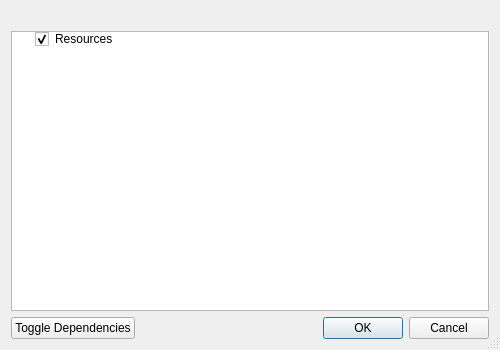
<?xml version="1.0" encoding="UTF-8"?>
<ui version="4.0">
 <class>ReviewMessageBox</class>
 <widget class="QDialog" name="ReviewMessageBox">
  <property name="geometry">
   <rect>
    <x>0</x>
    <y>0</y>
    <width>500</width>
    <height>350</height>
   </rect>
  </property>
  <property name="sizeGripEnabled">
   <bool>true</bool>
  </property>
  <property name="modal">
   <bool>true</bool>
  </property>
  <layout class="QGridLayout" name="gridLayout">
   <item row="2" column="0">
    <widget class="QTreeWidget" name="modTreeWidget">
     <property name="alternatingRowColors">
      <bool>true</bool>
     </property>
     <property name="selectionMode">
      <enum>QAbstractItemView::NoSelection</enum>
     </property>
     <property name="selectionBehavior">
      <enum>QAbstractItemView::SelectItems</enum>
     </property>
     <attribute name="headerVisible">
      <bool>false</bool>
     </attribute>
     <column>
      <property name="text">
       <string/>
      </property>
     </column>
     <column>
      <property name="text">
       <string/>
      </property>
     </column>
     <item>
      <property name="text">
       <string>Resources</string>
      </property>
      <property name="checkState">
       <enum>Checked</enum>
      </property>
      <property name="flags">
       <set>ItemIsSelectable|ItemIsUserCheckable|ItemIsEnabled|ItemIsAutoTristate</set>
      </property>
     </item>
    </widget>
   </item>
   <item row="1" column="0">
    <widget class="QLabel" name="explainLabel"/>
   </item>
   <item row="5" column="0" rowspan="2">
    <layout class="QHBoxLayout" name="horizontalLayout">
     <item>
      <widget class="QPushButton" name="toggleDepsButton">
       <property name="text">
        <string>Toggle Dependencies</string>
       </property>
      </widget>
     </item>
     <item>
      <widget class="QLabel" name="onlyCheckedLabel"/>
     </item>
     <item>
      <widget class="QDialogButtonBox" name="buttonBox">
       <property name="standardButtons">
        <set>QDialogButtonBox::Cancel|QDialogButtonBox::Ok</set>
       </property>
      </widget>
     </item>
    </layout>
   </item>
  </layout>
 </widget>
 <resources/>
 <connections/>
</ui>
